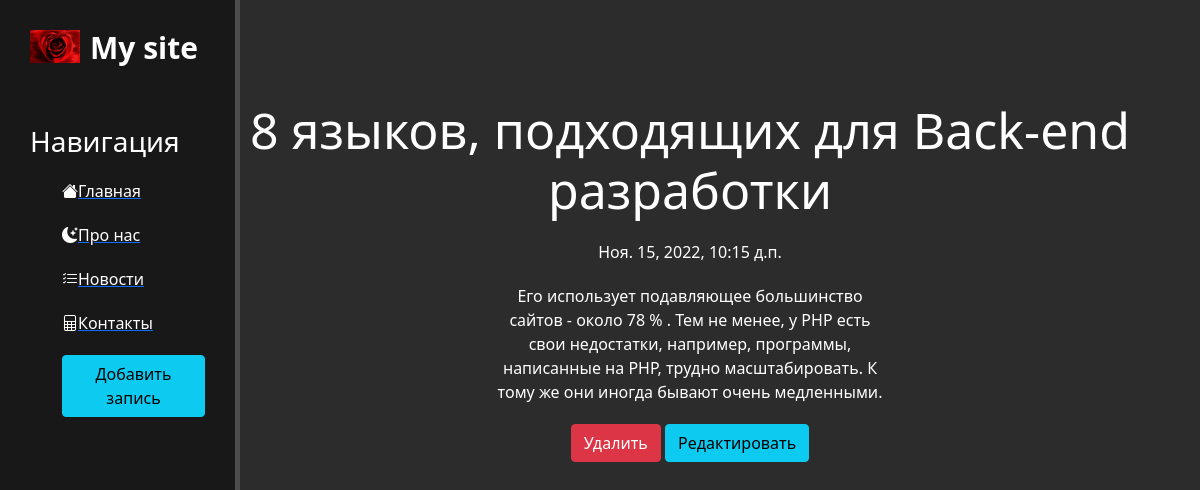
Page /news/4 on the committed database.
### news/models.py (models this page shows, shortened)
class Articles(models.Model):
    title = models.CharField('Название', max_length=50)
    anons = models.CharField('Анонс', max_length=200)
    full_text = models.TextField('Статья')
    date = models.DateTimeField('Дата публикации')
    class Meta:
        verbose_name = 'Новость'
        verbose_name_plural = 'Новости'

### news/views.py (the view)
# urls.py: path('<int:pk>', views.NewsDetailView.as_view(), name='news_detail'),
class NewsDetailView(DetailView):
    model = Articles
    template_name = 'news/detail_view.html'
    context_object_name = 'article'

### news/templates/news/detail_view.html (shortened to what this page needs)
{% extends 'main/layout.html' %}
{% block content %}
    <div class="features">
        <h1>{{ article.title }}</h1>
        <p>{{ article.date }}</p>
        <p> {{ article.full_text }}</p>
        <a href="{% url 'news_delete' article.id %}" class="btn btn-danger">Удалить</a>
        <a href="{% url 'news_update' article.id %}" class="btn btn-info">Редактировать</a>
    </div>
{% endblock %}

### main/static/main/css/main.css (style rules this page uses)
body { background: #2c2c2c }
main .features { float: left; color: #fff; margin-top: 100px; text-align: center; width: 75%; }
main .features h1 { font-size: 50px }
main .features p { max-width: 400px; margin: 20px auto; }

### rows in the picture
Articles: title "8 языков, подходящих для Back-end разработки", date "Ноя. 15, 2022, 10:15 д.п.", full_text "Его использует подавляющее большинство сайтов - около 78 % . Тем не менее, у PHP есть свои недостатки, например, программы, написанные на PHP, трудно масштабировать. К тому же они иногда бывают очень медленными."
